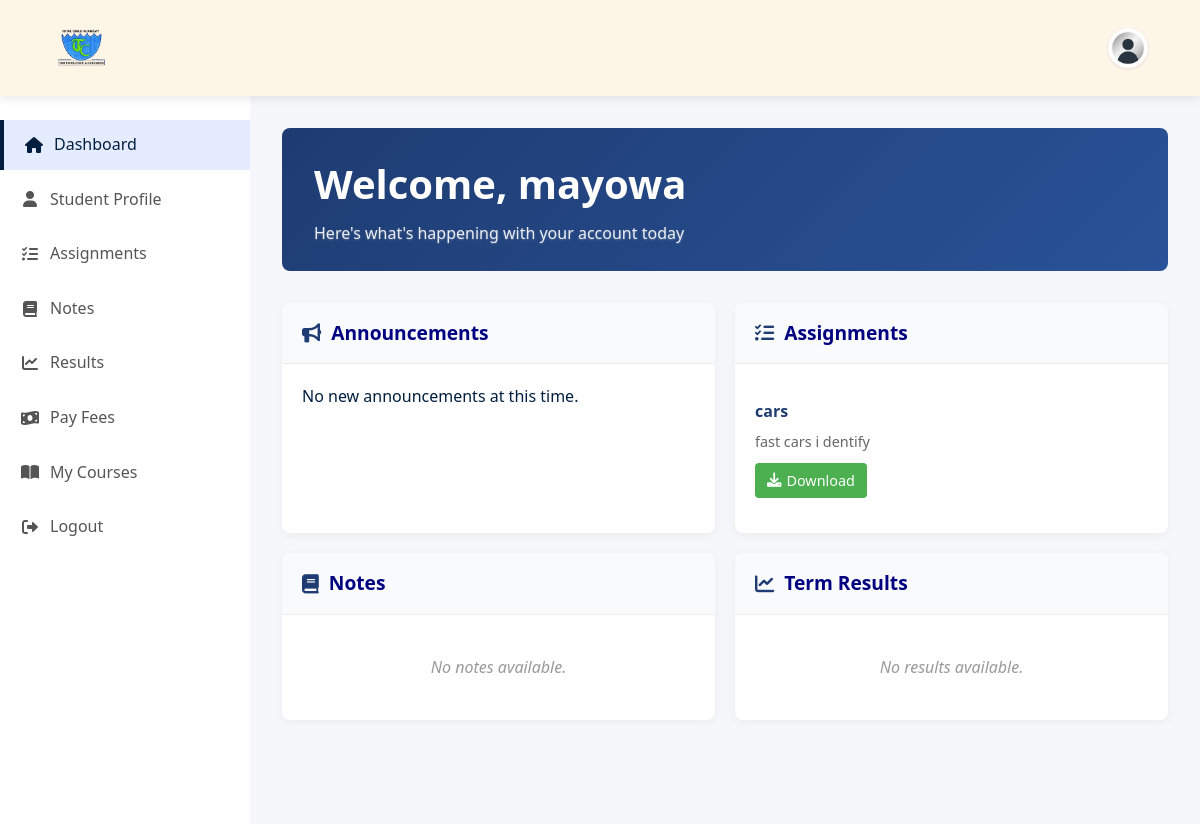
The app's page /student_dashboard/ (signed in) with its own data.
### core/models.py (models this page shows, shortened)
class CustomUser(AbstractUser, PermissionsMixin):
    ROLE_STUDENT = 'student'
    ROLE_TEACHER = 'teacher'
    ROLE_CHOICES = [
        (ROLE_STUDENT, 'Student'),
        (ROLE_TEACHER, 'Teacher'),
    ]
    username = None
    admission_number = models.CharField(max_length=20, unique=True)
    email = models.EmailField(unique=True)
    first_name = models.CharField(max_length=30, blank=True)
    last_name = models.CharField(max_length=30, blank=True)
    middle_name = models.CharField(max_length=30, blank=True, null=True)
    role = models.CharField(max_length=10, choices=ROLE_CHOICES, blank=True, null=True)
    date_of_birth = models.DateField(null=True, blank=True)
    USERNAME_FIELD = 'email'
    REQUIRED_FIELDS = []
    objects = CustomUserManager()

class Assignment(models.Model):
    title = models.CharField(max_length=100)
    description = models.TextField()
    file = models.FileField(upload_to='assignments/', blank=True, null=True)
    due_date = models.DateField()
    assigned_class = models.ForeignKey('StudentClass', on_delete=models.CASCADE,  null=True, blank=True )
    teacher = models.ForeignKey(
        settings.AUTH_USER_MODEL,
        on_delete=models.CASCADE,
        null=True, blank=True,
        limit_choices_to={'role': 'teacher'}
    )

### core/views.py (the view)
# urls.py: path('student_dashboard/', views.student_dashboard, name='student_dashboard'),
def student_dashboard(request):
    first_name = request.user.first_name
    profile, created = StudentDashboardProfile.objects.get_or_create(user=request.user)
    try:
        student_profile = request.user.studentprofile
        student_class = student_profile.student_class
    except StudentProfile.DoesNotExist:
        return render(request, 'core/unauthorized.html', {'error': 'Student profile not found.'})
    grades = SubjectGrade.objects.filter(student=request.user, is_approved=True)
    assignments = Assignment.objects.filter(assigned_class=student_class)
    notes = Note.objects.filter(target_class=student_class).order_by('-timestamp')
    if request.method == 'POST' and request.FILES.get('profile_picture'):
        profile.profile_picture = request.FILES['profile_picture']
        profile.save()
        return redirect('student_dashboard')
    return render(request, 'core/student_dashboard.html', {
        'assignments': assignments,
        'notes': notes,
        'profile': profile,
        'first_name': first_name,
        'grades': grades,
    })

### core/templates/core/student_dashboard.html
{% extends 'core/dashboard.html' %}
{% load static %}
{% block content %}
<div class="student-welcome-banner">
  <h1 class="animated-welcome">Welcome, {{ first_name }}</h1>
  <p>Here's what's happening with your account today</p>
</div>
<div class="student-dashboard-grid">
  <div class="student-dashboard-card student-announcements">
    <h2><i class="fas fa-bullhorn"></i> Announcements</h2>
    <div class="student-card-content">
      <p>No new announcements at this time.</p>
    </div>
  </div>
  <div class="student-dashboard-card student-assignments-card" id="assignments">
    <h2><i class="fas fa-tasks"></i> Assignments</h2>
    <div class="student-card-content">
      {% for assignment in assignments %}
        <div class="student-assignment-item">
          <h3>{{ assignment.title }}</h3>
          <p>{{ assignment.description|truncatechars:100 }}</p>
          <a href="{{ assignment.file.url }}" target="_blank" class="student-download-btn">
            <i class="fas fa-download"></i> Download
          </a>
        </div>
      {% empty %}
        <p class="student-no-data">No assignments available.</p>
      {% endfor %}
    </div>
  </div>
  <div class="student-dashboard-card student-notes-card" id="notes">
    <h2><i class="fas fa-book"></i> Notes</h2>
    <div class="student-card-content">
      {% for note in notes %}
        <a href="{{ note.file.url }}" target="_blank" class="student-note-item">
          <i class="fas fa-file-alt"></i> {{ note.title }}
        </a>
      {% empty %}
        <p class="student-no-data">No notes available.</p>
      {% endfor %}
    </div>
  </div>
  <div class="student-dashboard-card student-results-card" id="results">
    <h2><i class="fas fa-chart-line"></i> Term Results</h2>
    <div class="student-card-content">
      {% for result in results %}
        <a href="{{ result.result_file.url }}" target="_blank" class="student-result-item">
          <i class="fas fa-file-pdf"></i> Term: {{ result.term }}
        </a>
      {% empty %}
        <p class="student-no-data">No results available.</p>
      {% endfor %}
    </div>
  </div>
</div>
{% endblock %}

### records on screen
CustomUser: first_name "mayowa"
Assignment: title "cars", description "fast cars i dentify"
